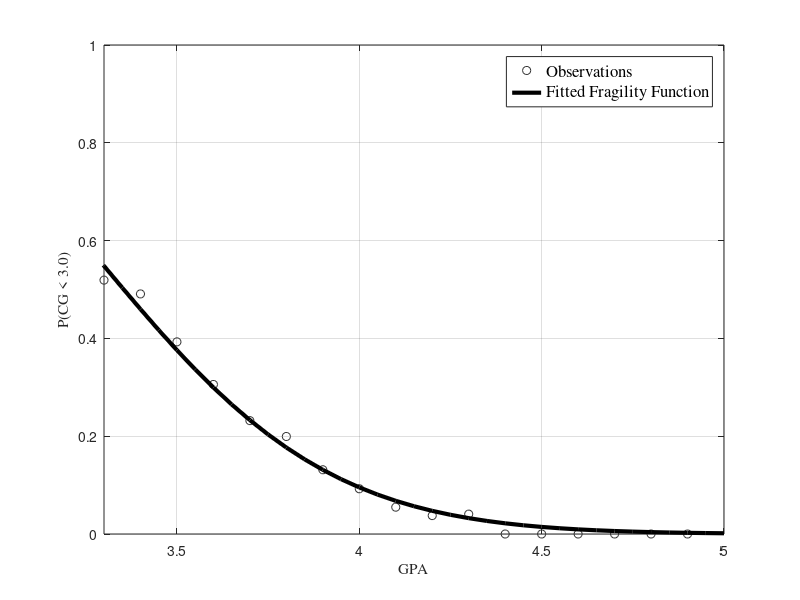
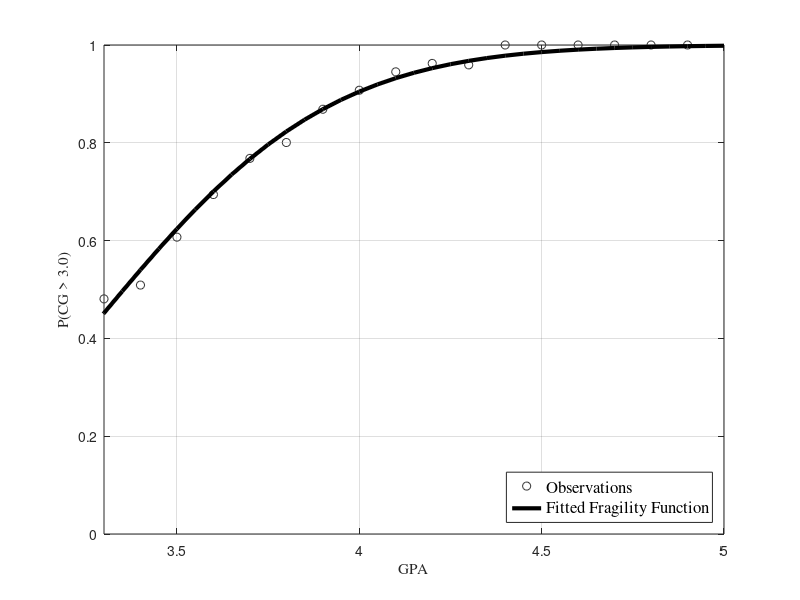

These charts were generated, in order, by the following MATLAB code:
%% Fragility Curves
clc;
clear;
close all;

a = importdata('logNormal_Score3.0_Statics.txt');

values = a.data;  % all data

GPA_i =values(:,1)'; % each GPA level (e.g., 3.3, 3.4, 3.5, …, 5.0)
n_i = values(:,2)'; % number of records used at each GPA level
z_i = values(:,3)'; % number of no failings at each GPA level

% probit regression
Y = [z_i' n_i']; % vector of number of no failings and number of records at each level
[b,d] = glmfit(log(GPA_i'),Y,'binomial','link', 'probit');

% convert probit coefficients to lognormal distribution parameters
sigma_ln = 1/b(2)
mu_ln = -b(1)/b(2)

% predicted probabilities of no failure, using the fitted fragility function
GPA_2=3:.05:5;
p_nofailure = normcdf(log(GPA_2), mu_ln, sigma_ln);


figure
plot(GPA_i, 1-z_i./n_i, 'o','MarkerEdge',[0.2 0.2 0.2])
hold on
plot(GPA_2, 1-p_nofailure, '-k', 'linewidth', 3)
[legh, objh] = legend('Observations', 'Fitted Fragility Function', 'Location','northeast');
set(legh, 'fontsize', 12,'FontName','Times')
hx = xlabel('GPA', 'Fontsize', 11, 'FontName','Times');
hy = ylabel('P(CG < 3.0)', 'Fontsize', 11, 'FontName','Times');
ylim([0 1])
axis([3.3 5 0 1])
grid on
hold off

figure
plot(GPA_i, z_i./n_i, 'o','MarkerEdge',[0.2 0.2 0.2])
hold on
plot(GPA_2, p_nofailure, '-k', 'linewidth', 3)
[legh, objh] = legend('Observations', 'Fitted Fragility Function', 'Location','southeast');
set(legh, 'fontsize', 12,'FontName','Times')
hx = xlabel('GPA', 'Fontsize', 11, 'FontName','Times');
hy = ylabel('P(CG > 3.0)', 'Fontsize', 11, 'FontName','Times');
ylim([0 1])
axis([3.3 5 0 1])
grid on
hold off
